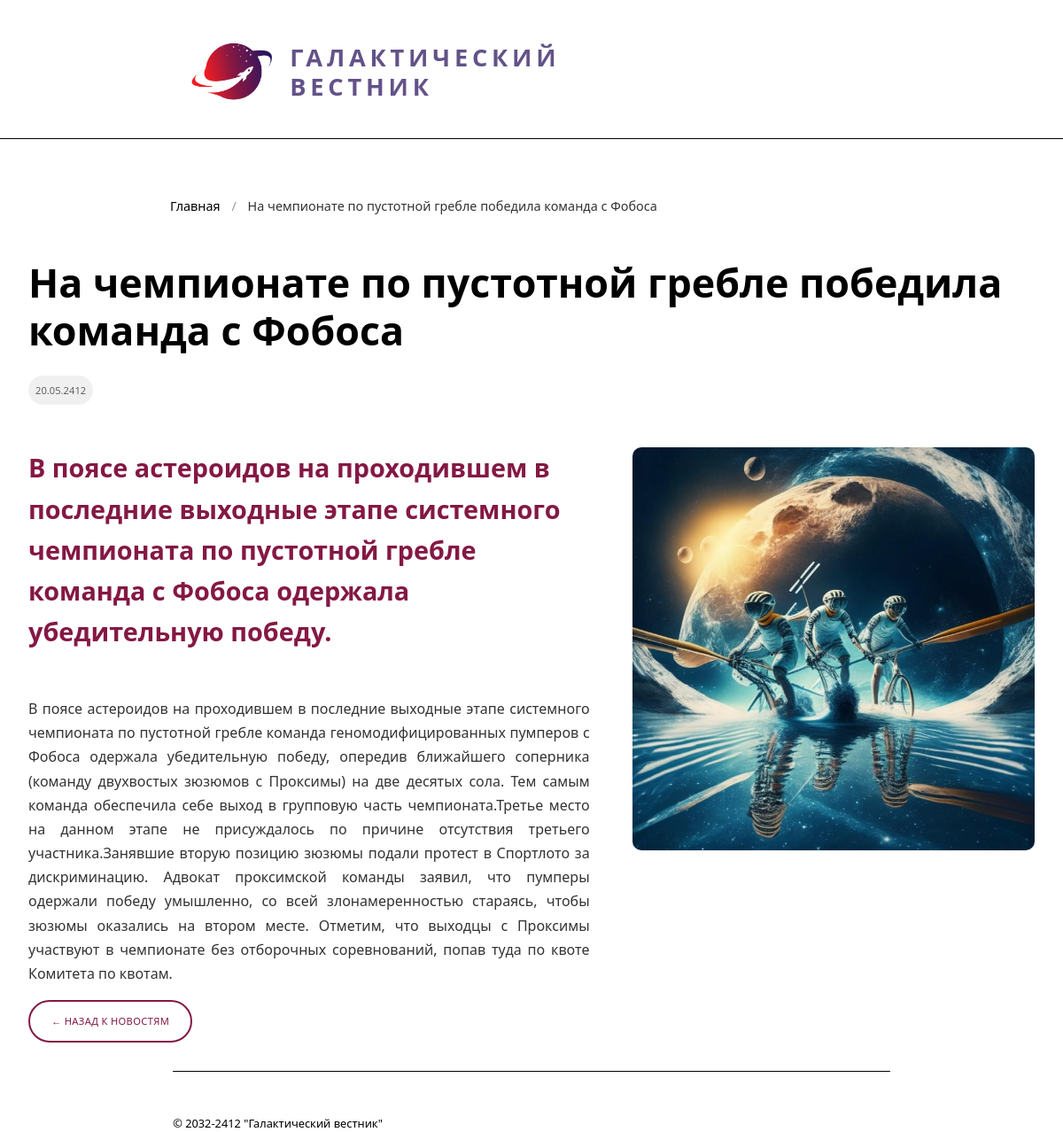
Page /show.php?id=2 on the committed database.
### tables this page shows
CREATE TABLE `news` (
  `id` int(11) unsigned NOT NULL AUTO_INCREMENT,
  `date` datetime NULL DEFAULT NULL,
  `title` varchar(250) NOT NULL DEFAULT '',
  `announce` text NULL DEFAULT NULL,
  `content` text NULL DEFAULT NULL,
  `image` varchar(250) NOT NULL DEFAULT '',
  PRIMARY KEY (`id`),
  KEY `id` (`id`),

  KEY `idx_news_date` (`date`));

### controllers/NewsController.php (called while the page is built, shortened)
<?php
require_once '../models/News.php';
class NewsController {
    private $newsModel;
    public function __construct() {
        $this->newsModel = new News();
    }
    public function show() {
        $id = isset($_GET['id']) ? (int)$_GET['id'] : 0;
        $news = $this->newsModel->getNewsById($id);
        include '../views/news_detail.php';
    }
}

### public/show.php (called while the page is built)
<?php
require_once '../controllers/NewsController.php';
$controller = new NewsController();
$controller->show();

### models/Database.php (called while the page is built, shortened)
<?php
class Database {
    private $host = 'localhost';
    private $dbname = 'galactic_news';
    private $username = 'root';
    private $password = '';
    private $connection;
    private static $instance = null;
    private function __construct() {
        try {
            $dsn = "mysql:host={$this->host};dbname={$this->dbname};charset=utf8mb4";
            $this->connection = new PDO($dsn, $this->username, $this->password);
            $this->connection->setAttribute(PDO::ATTR_ERRMODE, PDO::ERRMODE_EXCEPTION);
            $this->connection->setAttribute(PDO::ATTR_DEFAULT_FETCH_MODE, PDO::FETCH_ASSOC);
        } catch (PDOException $e) {
            die("Ошибка подключения к базе данных: " . $e->getMessage());
        }
    }
    public static function getInstance() {
        if (self::$instance === null) {
            self::$instance = new Database();
        }
        return self::$instance;
    }
    public function query($sql, $params = []) {
        $stmt = $this->connection->prepare($sql);
        $stmt->execute($params);
        return $stmt;
    }
    public function fetchOne($sql, $params = []) {
        $stmt = $this->query($sql, $params);
        return $stmt->fetch();
    }
}

### models/News.php (called while the page is built, shortened)
<?php
require_once 'Database.php';
class News {
    private $db;
    public function __construct() {
        $this->db = Database::getInstance();
    }
    public function getNewsById($id) {
        $sql = "SELECT id, date, title, announce, content, image
                FROM news
                WHERE id = :id";
        return $this->db->fetchOne($sql, ['id' => $id]);
    }
}

### views/news_detail.php (the view, shortened to what this page needs)
<!DOCTYPE html>
<html lang="ru">
<head>
    <link rel="stylesheet" href="../public/css/style.css">
</head>
<body>
<header class="header">
        <div class="header-container">
            <div class="logo">
                <img src="images/logotip.png" alt="Логотип" class="logo-image">
                <span class="logo-text">ГАЛАКТИЧЕСКИЙ <br> ВЕСТНИК</span>
            </div>
        </div>
    </header>
    <div class="breadcrumb-container">
        <div class="breadcrumb">
            <a href="index.php" class="breadcrumb-link">Главная</a>
            <span class="breadcrumb-separator">/</span>
            <span class="breadcrumb-current"><?php echo htmlspecialchars($news['title']); ?></span>
        </div>
    </div>
    <div class="article-content">
        <article>
            <div class="article-header">
                <h1 class="article-title"><?php echo htmlspecialchars($news['title']); ?></h1>
                <div class="article-meta">
                    <?php echo date('d.m.Y', strtotime($news['date'])); ?>
                </div>
            </div>
            <div class="article-main">
                <div class="article-text-section">
                    <div class="article-announce">
                        <?php echo htmlspecialchars($news['announce']); ?>
                    </div>
                    <div class="article-text">
                        <?php echo htmlspecialchars($news['content']); ?>
                    </div>
                </div>
                <?php if ($news['image']): ?>
                <div class="article-image-section">
                    <img src="../public/images/<?php echo htmlspecialchars($news['image']); ?>"
                         alt="<?php echo htmlspecialchars($news['title']); ?>"
                         class="article-image">
                </div>
                <?php endif; ?>
            </div>
            <a href="index.php" class="back-link">← НАЗАД К НОВОСТЯМ</a>
        </article>
    </div>
    <footer class="footer">
        <div class="footer-container">
            <p>© 2032-2412 "Галактический вестник"</p>
        </div>
    </footer>
</body>
</html>

### public/css/style.css (style rules this page uses)
* { margin:0; padding:0; box-sizing:border-box; }
body { font-family:'Segoe UI', 'Segoe UI', Tahoma, Geneva, Verdana, sans-serif; line-height:1.6; color:black; background-color:white; }
.header { background-color:white; padding: 1rem; color:black; }
.footer { color:black; text-align:left; margin-right:12.2rem; padding-top:3rem; margin-top:2rem; margin-left:12.2rem; border-top:1px solid black; font-size:0.8rem; }

### views/news_detail.php (style rules this page uses)
.article-content { max-width: 1200px; margin: 2rem auto; padding: 0 2rem; }
.article-header { margin-bottom: 2rem; }
.article-title { font-size: 2.8rem; color:rgb(0,0,0) ; margin-bottom: 0.5rem; line-height: 1.2; font-weight: 700; }
.article-meta { background-color:rgb(240, 240, 240); color:RGBA(0,0,0,0.6); font-size:0.7rem; margin-bottom:1rem; margin-top:1rem; border-radius:30px; padding:0.5rem 0.5rem; background-size:contain; display:inline-block; }
.article-main { display: flex; gap: 3rem; align-items: flex-start; }
.article-text-section { flex: 1; max-width: 60%; }
.article-announce { font-size: 1.8rem; font-weight: bold; color: #333; margin-bottom: 1.5rem; line-height: 1.6; color: rgb(132,24,68); }
.article-text { font-size: 1rem; color: #333; line-height: 1.7; text-align: justify; white-space: pre-line; }
.article-image-section { flex: 0 0 40%; max-width: 40%; }
.article-image { width: 100%; height: auto; border-radius: 10px; display: block; }
.back-link { display: inline-flex; align-items: center; gap: 0.5rem; color: rgb(132,24,68); background-color: white; border: 2px solid rgb(132,24,68); border-radius: 30px; text-decoration: none; padding: 0.8rem 1.5rem; margin-top: 1rem; font-size: 0.7rem; font-weight: 500; letter-spacing: 0.02rem; }
.header { border-bottom: 1px solid black; }
.logo { display: flex; align-items: center; gap: 1rem; margin-left: 12.2rem; padding-bottom: 0.5rem; margin-top: 1rem; }
.logo-image { width: 100px; height: 100px; object-fit: contain; }
.logo-text { font-size: 1.7rem; font-weight: bold; color: rgb(99,82,136); letter-spacing: 0.3rem; line-height: 1.2; }
.breadcrumb-container { max-width: 1200px; margin-left: 10rem; margin-top: 3rem; padding: 1rem 2rem; }
.breadcrumb { display: flex; align-items: center; gap: 0.5rem; font-size: 0.9rem; color: #666; }
.breadcrumb-link { color: rgb(0,0,0); text-decoration: none; font-weight: 500; }
.breadcrumb-separator { color: #999; margin: 0 0.3rem; }
.breadcrumb-current { color: #333; font-weight: 500; max-width: 600px; overflow: hidden; text-overflow: ellipsis; white-space: nowrap; }

### rows in the picture
news: title "На чемпионате по пустотной гребле победила команда с Фобоса", date "20.05.2412", announce "В поясе астероидов на проходившем в последние выходные этапе системного чемпионата по пустотной гребле команда с Фобоса одержала убедительную победу.", content "В поясе астероидов на проходившем в последние выходные этапе системного чемпионата по пустотной гребле команда геномодифицированных пумперов с Фобоса одержала убедительную победу, опередив ближайшего соперника (команду двухвостых зюзюмов с Проксимы) на две десятых сола. Тем самым команда обеспечила себе выход в групповую часть чемпионата.Третье место на данном этапе не присуждалось по причине отсутствия третьего участника.Занявшие вторую позицию зюзюмы подали протест в Спортлото за дискриминацию. Адвокат проксимской команды заявил, что пумперы одержали победу умышленно, со всей злонамеренностью стараясь, чтобы зюзюмы оказались на втором месте. Отметим, что выходцы с Проксимы участвуют в…", image (picture)
